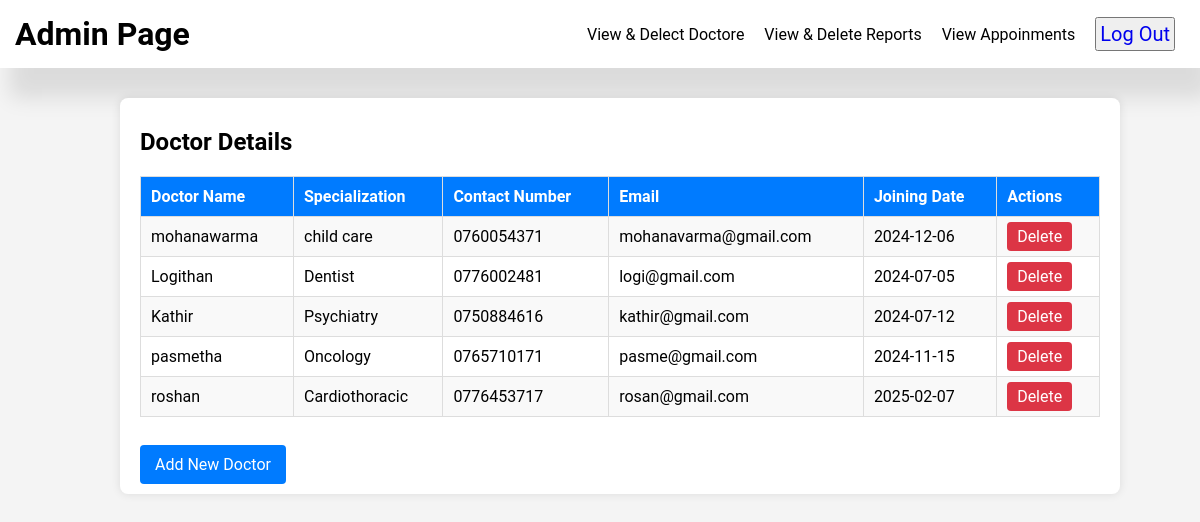
Page /view_doctor.php on the committed database.
### tables this page shows
CREATE TABLE `Doctor` (
  `id` int(11) NOT NULL,
  `doctor_name` varchar(255) NOT NULL,
  `specialization` varchar(255) NOT NULL,
  `contact_number` varchar(20) NOT NULL,
  `email` varchar(255) NOT NULL,
  `password` varchar(255) NOT NULL,
  `joining_date` date NOT NULL
);

### view_doctor.php (the view, shortened to what this page needs)
<?php
include 'connection.php';
$sql = "SELECT * FROM Doctor";
$result = $conn->query($sql);
?>
<!DOCTYPE html>
<head>
    <link rel="stylesheet" href="style.css">
</head>
<body>
    <div class="navbar">
        <div class="logo">
            <h1>Admin Page</h1>
        </div>
        <div class="list">
            <ul>
                <li>
                <li><a href="view_doctor.php">View & Delect Doctore</a></li>
                <li><a href="view_report.php">View & Delete Reports</a></li>
                <li><a href="view_appoinment.php">View Appoinments</a></li>
                <button><a href="admin.html">Log Out</a></button>
            </ul>
        </div>
    </div>
</body>
<body>
    <div class="container">
        <h2>Doctor Details</h2>
        <table>
            <tr>
                <th>Doctor Name</th>
                <th>Specialization</th>
                <th>Contact Number</th>
                <th>Email</th>
                <th>Joining Date</th>
                <th>Actions</th>
            </tr>
            <?php
            if ($result->num_rows > 0) {
                while ($row = $result->fetch_array()) {
                    echo "<tr>
                            <td>" . $row["doctor_name"] . "</td>
                            <td>" . $row["specialization"] . "</td>
                            <td>" . $row["contact_number"] . "</td>
                            <td>" . $row["email"] . "</td>
                            <td>" . $row["joining_date"] . "</td>
                            <td>
                                <a href='view_doctor.php?id=" . $row["id"] . "' class='btn delete-btn' onclick='return confirm(\"Are you sure you want to delete this doctor?\")'>Delete</a>
                            </td>
                          </tr>";
                }
            } else {
                echo "<tr><td colspan='6'>No records found</td></tr>";
            }
            ?>
        </table>
        <br>
        <br>
        <a href="add_doctor.php" class="btn add-btn">Add New Doctor</a>
    </div>
</body>
</html>

### style.css (style rules this page uses)
* { margin: 0; padding: 0; font-family: "Roboto", sans-serif; text-decoration: none; list-style: none; scroll-behavior: smooth; }
.navbar { display: flex; background-color: white; padding: 15px; border-radius: 0px; box-shadow: 10px 30px 20px rgba(0, 0, 0, 0.1); justify-content: space-between; z-index: 0; }
.logo h1 { color: black; }
.list { display: flex; }
.list ul { display: flex; align-items: center; }
.list ul li { margin: 0px 10px; color: black; }
.list ul li a { color: black; }
.list ul button { color: black; margin: 0px 10px; padding: 3px; font-size: 20px; }

### view_doctor.php (style rules this page uses)
body { font-family: Arial, sans-serif; background-color: #f4f4f4; }
.container { width: 80%; margin: 30px 120px; background: #fff; padding: 20px; box-shadow: 0px 0px 10px rgba(0, 0, 0, 0.1); border-radius: 8px; }
table { width: 100%; border-collapse: collapse; margin-top: 20px; }
th, td { border: 1px solid #ddd; padding: 10px; text-align: left; }
th { background-color: #007bff; color: white; }
tr:nth-child(even) { background-color: #f9f9f9; }
.btn { padding: 5px 10px; border: none; cursor: pointer; color: white; border-radius: 4px; text-decoration: none; }
.delete-btn { background-color: #dc3545; }
.add-btn { background-color: #007bff; padding: 10px 15px; }

### rows in the picture
doctor: doctor_name "mohanawarma", specialization "child care", contact_number "0760054371", email "mohanavarma@gmail.com", joining_date "2024-12-06"
doctor: doctor_name "Logithan", specialization "Dentist", contact_number "0776002481", email "logi@gmail.com", joining_date "2024-07-05"
doctor: doctor_name "Kathir", specialization "Psychiatry", contact_number "0750884616", email "kathir@gmail.com", joining_date "2024-07-12"
doctor: doctor_name "pasmetha", specialization "Oncology", contact_number "0765710171", email "pasme@gmail.com", joining_date "2024-11-15"
doctor: doctor_name "roshan", specialization "Cardiothoracic", contact_number "0776453717", email "rosan@gmail.com", joining_date "2025-02-07"
